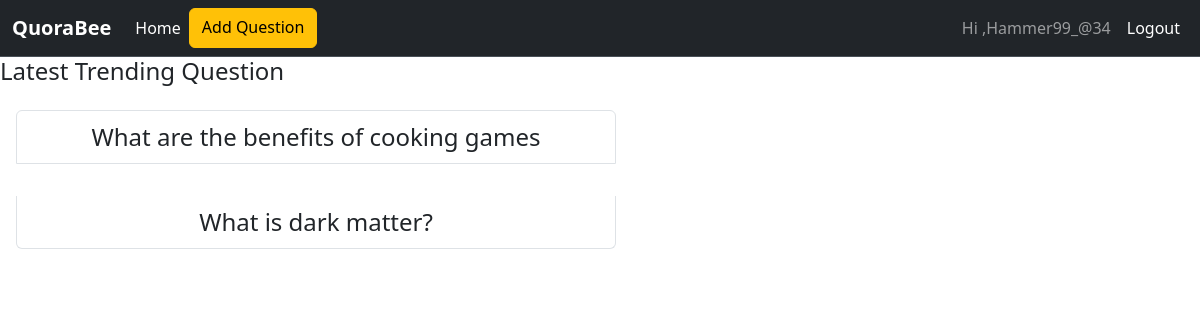
The page / (signed in) on the database its author committed.
### core/models.py (models this page shows)
class Question(models.Model):
    question = models.CharField(max_length=255,verbose_name='Add Question', blank=False,null=True,help_text='Start your question with Why, What, How etc.')
    created_on = models.DateTimeField(auto_now_add=True)
    author = models.ForeignKey(User, on_delete=models.CASCADE)
    uquest_id = models.CharField(verbose_name='Unique ID',max_length=25,default=uuid.uuid4().hex[:12], editable=False, null=True , blank=False)
    class Meta:
        ordering = ('-created_on',)
    def get_absolute_url(self):
       return reverse('question_detail',args=[self.id])

### core/views.py (the view)
# urls.py: path("", views.home,name="home"),
def home(request):
    quest_list = Question.objects.all()[:15]
    context = {'quest_list':quest_list}
    return render(request, 'home.html', context)

### core/templates/home.html
{% extends 'base.html' %}
{% block content %}
<div class="">
    <div class="">
        <h4>Latest Trending Question</h4>
        <ul class="list-group">
            {% for quest_list in quest_list  %}
            <li class="list-group-item m-3 text-wrap w-50 text-center">
                <a class="nav-link"href="{{ quest_list.get_absolute_url }}">
                    <div class=" fs-4 text-semibold">
                        {{quest_list.question}}
                    </div>
                </a>
            </li>
            {% endfor %}
        </ul>
    </div>
</div>
{% endblock content %}

### templates/base.html (shortened to what this page needs)
<!doctype html>
<html lang="en">
  <head>
    <link href="https://cdn.jsdelivr.net/npm/bootstrap@5.3.0/dist/css/bootstrap.min.css" rel="stylesheet">
  </head>
  <body>
    <nav class="navbar  navbar-expand-lg bg-dark border-bottom border-bottom-dark" data-bs-theme="dark">
      <div class="container-fluid">
        <a class="navbar-brand fw-bold " href="#">QuoraBee</a>
        <div class="collapse navbar-collapse" id="navbarNavAltMarkup">
          <div class="navbar-nav">
            <a class="nav-link active" aria-current="page" href="{% url 'home' %}">Home</a>
            <a class="btn btn-warning text-wrap" href="{% url 'add_question' %}">Add Question</a>
          </div>
          <div class="navbar-nav ms-auto">
            {% if request.user.is_authenticated %}
            <a class="nav-link overflow-hidden" href="#">Hi ,{{ request.user.username }}</a>
            <a class="nav-link text-white" href="{% url 'account:logout' %}">Logout</a>
            {% else %}
            <a class=" btn btn-secondary" href="{% url 'account:signup' %}">Sign Up</a>
            <a class="nav-link" href="{% url 'account:login' %}">Login</a>
            {% endif %}
          </div>
        </div>
      </div>
    </nav>
    {% block content %}
    {% endblock content %}
  </body>
</html>

### rows shown on the page
Question: question "What are the benefits of cooking games"
Question: question "What is dark matter?"

### other values the page prints
{{ request.user.username }} "Hammer99_@34"
